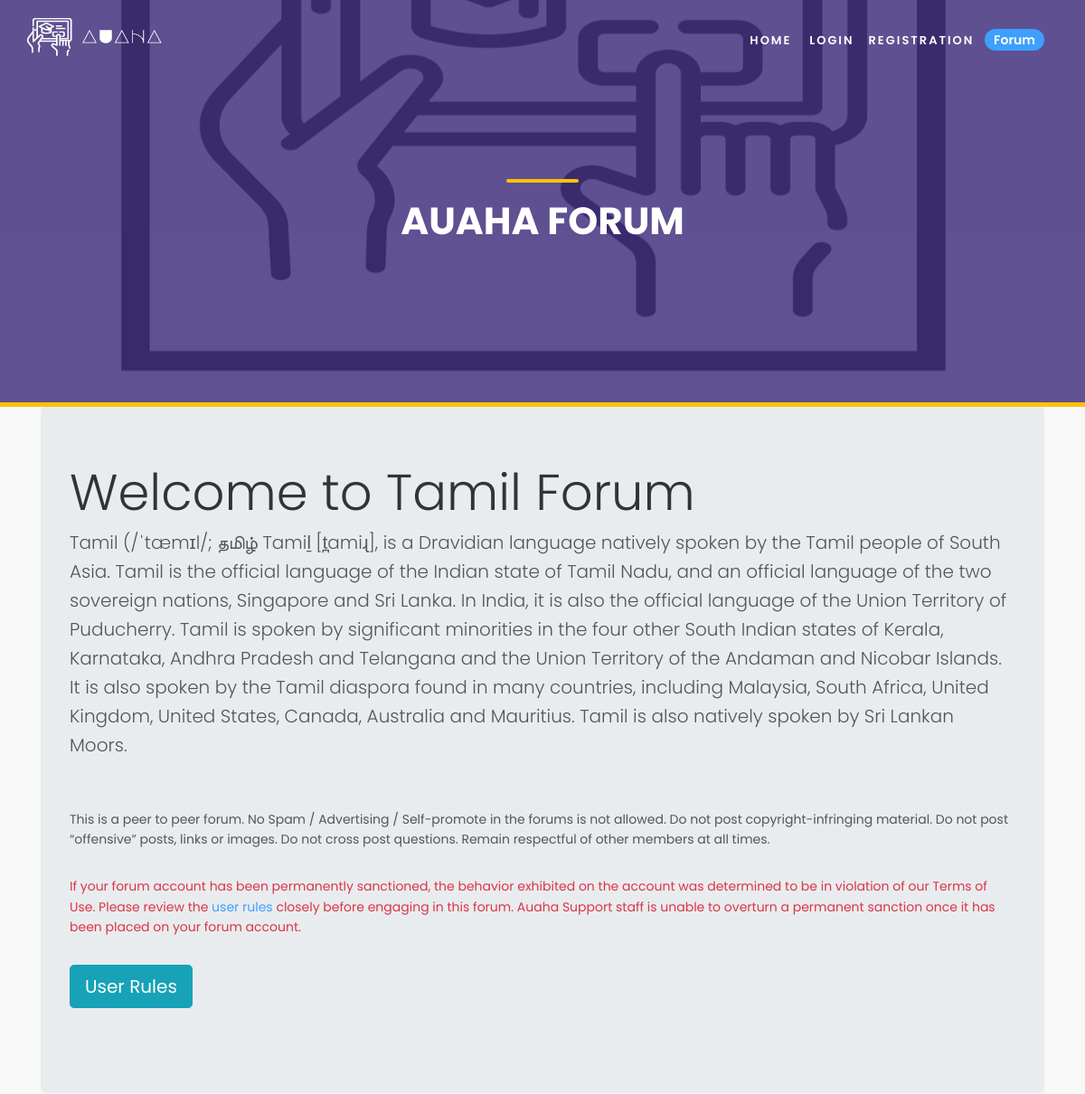
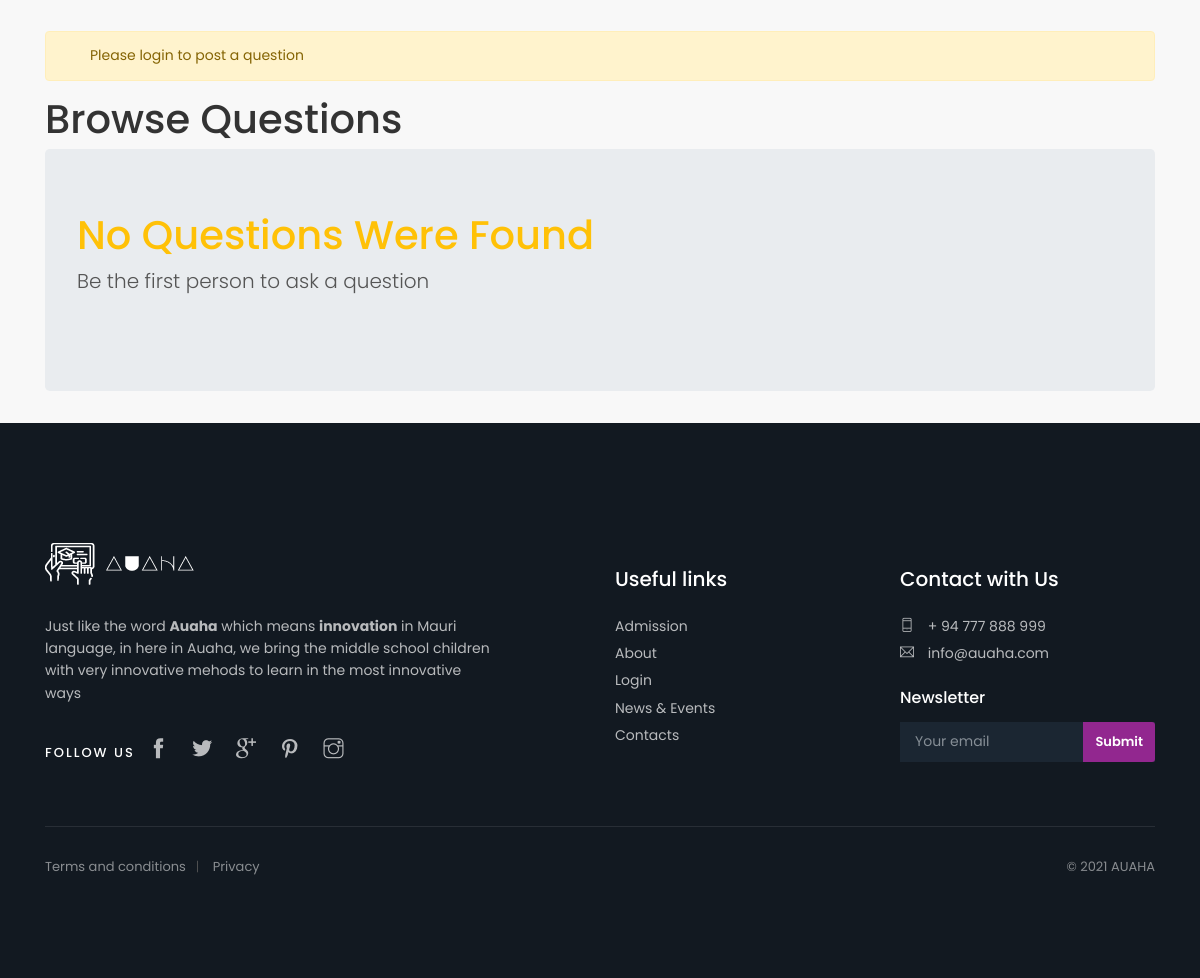
Screenshot of /forum/threadlist.php?category_id=5 with the database file from the repository (2 pictures, top to bottom).
### tables this page shows
CREATE TABLE `categories` (
  `category_id` int(11) NOT NULL,
  `category_name` varchar(255) NOT NULL,
  `category_description` mediumtext NOT NULL,
  `timestamp` datetime NOT NULL DEFAULT current_timestamp()
);

### forum/threadlist.php (the view, shortened to what this page needs)
<!doctype html>
<html lang="en">
<head>
    <link href="../assets/css/bootstrap.min.css" rel="stylesheet">
    <link href="../assets/css/style.css" rel="stylesheet">
    <link href="../assets/css/vendors.css" rel="stylesheet">
    <link href="../assets/css/icon_fonts/css/all_icons.min.css" rel="stylesheet">
    <link href="../assets/css/custom.css" rel="stylesheet">
</head>
<body>
    <?php include 'partials/dbconnect.php';?>
    <?php include 'partials/header.php';?>
    <?php
    $id = $_GET['category_id'];
    $sql = "SELECT * FROM `categories` WHERE category_id = $id";
    $result = mysqli_query($conn,$sql);
    while($row = mysqli_fetch_assoc($result)){
        $cat = $row['category_name'];
        $desc = $row['category_description'];
    }
    ?>
    <section id="hero_in" class="general">
        <div class="wrapper">
            <div class="container">
                <h1 class="fadeInUp"><span></span>Auaha Forum </h1>
            </div>
        </div>
    </section>
    <div class="container" id="ques">
        <div class="jumbotron">
            <h1 class="display-4 ">Welcome to <?php echo $cat;?> Forum</h1>
            <p class="lead"> <?php echo $desc;?></p>
            <hr class="my-4">
            <p>This is a peer to peer forum. No Spam / Advertising / Self-promote in the forums is not allowed. Do not
                post copyright-infringing material. Do not post “offensive” posts, links or images. Do not cross post
                questions. Remain respectful of other members at all times.</p>
            <p class="text-danger">If your forum account has been permanently sanctioned, the behavior exhibited on the
                account was determined to be in violation of our Terms of Use. Please review the <a
                    href="userrules.php">user rules</a> closely
                before engaging in this forum. Auaha Support staff is unable to overturn a permanent sanction once it
                has been placed on your forum account. </p>
            <p class="lead"><a class="btn btn-info btn-lg" href="userrules.php" role="button">User Rules</a></p>
        </div>
    </div>
    <?php
    if(isset($_SESSION['loggedin']) && $_SESSION['loggedin']==true){
    echo '
    <div class="container">
        <h1>Ask a Question</h1>
        <form class="my-4" action="' . $_SERVER["REQUEST_URI"] . '" method="post">
    <div class="mb-3">
        <label for="title" class="form-label">Problem Title</label>
        <input type="text" class="form-control" id="title" name="title" aria-describedby="emailHelp"
            placeholder="Keep your title as short as possible" required>
    </div>
    <div class="form-group">
        <label for="exampleFormControlTextarea1">Elaborate Your Problem</label>
        <textarea class="form-control" id="desc" name="desc" rows="8" required></textarea>
    </div>
    <input type="hidden" name="sno" id="sno" value="' . $_SESSION["sno"]. '">
    <button type="submit" class="btn btn-primary">Submit</button>
    </form>
    </div>';
    }
    else{
    echo '
    <div class="container">
        <div class="alert alert-warning d-flex align-items-center" role="alert">
            <svg class="bi flex-shrink-0 me-2" width="24" height="24" role="img" aria-label="Warning:">
                <use xlink:href="#exclamation-triangle-fill" />
            </svg>
            <div>
                Please login to post a question
            </div>
        </div>
    </div>';
    }
    ?>
    <div class="container" id="ques">
        <h1>Browse Questions</h1>
        <?php
        $noResult = true;
        if ($noResult){
            echo         '<div class="jumbotron">
            <h1 class="display-6 text-warning">No Questions Were Found</h1>
            <p class="lead">Be the first person to ask a question</p>
        </div>';
        }
        ?>
    </div>
    <?php include 'partials/footer.php'?>
</body>
</html>

### rows the page displays
categories: category_name "Tamil", category_description "Tamil (/ˈtæmɪl/; தமிழ் Tamiḻ [t̪amiɻ], is a Dravidian language natively spoken by the Tamil people of South Asia. Tamil is the official language of the Indian state of Tamil Nadu, and an official language of the two sovereign nations, Singapore and Sri Lanka. In India, it is also the official language of the Union Territory of Puducherry. Tamil is spoken by significant minorities in the four other South Indian states of Kerala, Karnataka, Andhra Pradesh and Telangana and the Union Territory of the Andaman and Nicobar Islands. It is also spoken by the Tamil diaspora found in many countries, including Malaysia, South Africa, United Kingdom, United States, Canada, Australia and Mauritius.…"
